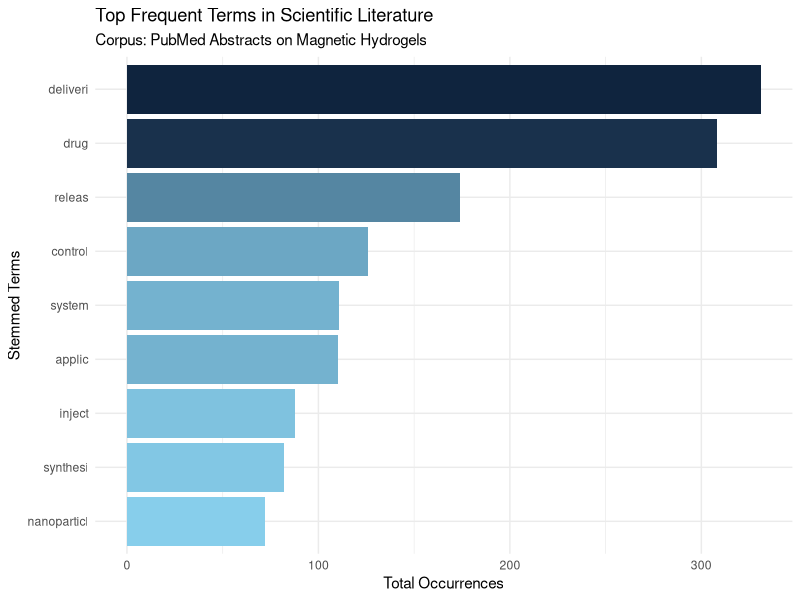
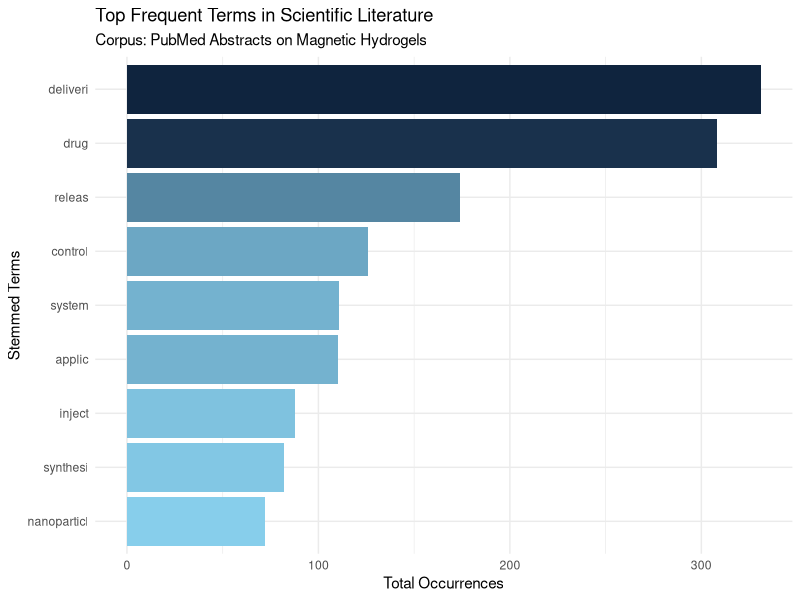
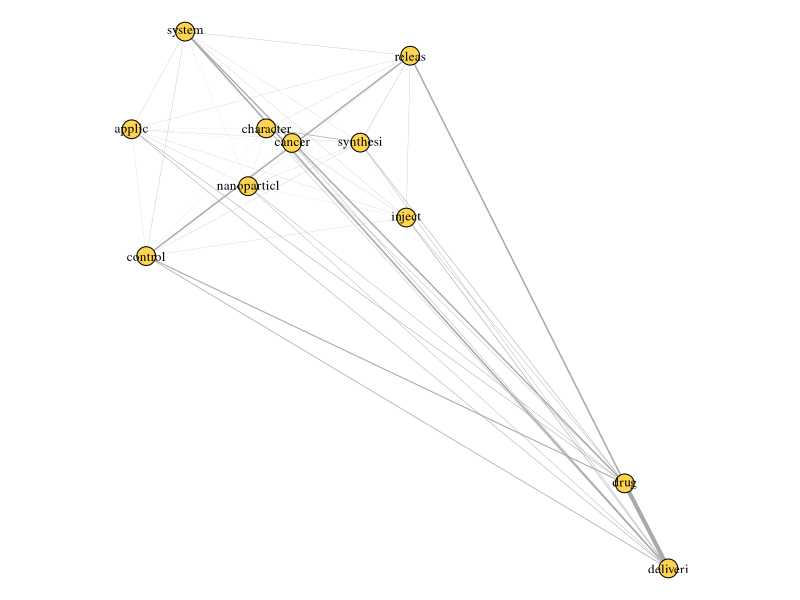
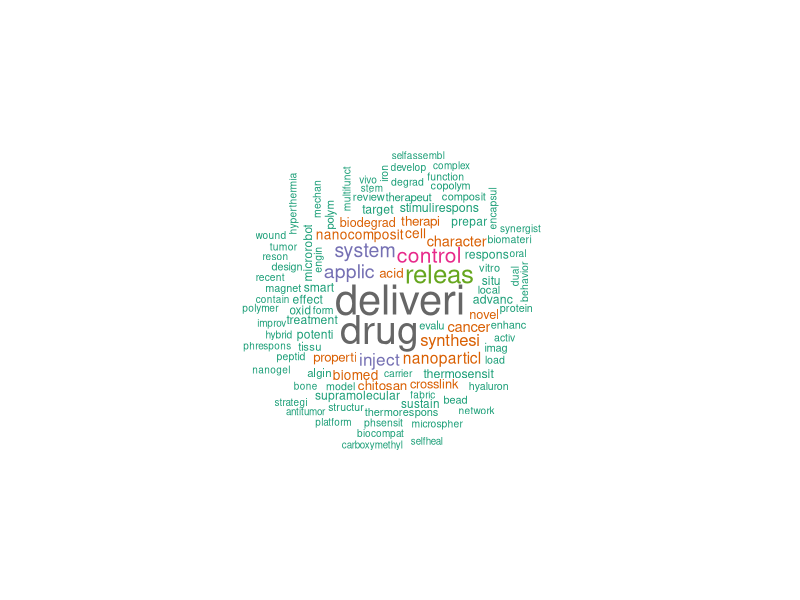

Source code (R) for these figures, in order:
# ===========================================================================
# MACHINE LEARNING & BIG DATA IN PRECISION MEDICINE
# Script: Automated Text Mining and NLP on Scientific Literature (PubMed)
# Method: Corpus Tokenization, Term-Document Matrix, and Network Analysis
# Author: Dr. Foca Marco Carchedi
# Date: 2026-03-04
# ===========================================================================

# Load required libraries for NLP, Text Mining, and Visualization
library(tm)           # Core Text Mining framework
library(wordcloud)    # Wordcloud generation
library(RColorBrewer) # Color palettes
library(igraph)       # Network analysis and co-occurrence graphs
library(tidyverse)    # Data manipulation and ggplot2

# ---------------------------------------------------------------------------
# 1. DATA INGESTION
# ---------------------------------------------------------------------------
# [cite_start]Load dataset containing PubMed search results (Topic: Magnetic Hydrogels) [cite: 133]
data_pubmed <- read.csv("csv-Magnetichy-set.csv", 
                        stringsAsFactors = FALSE,
                        fileEncoding = "UTF-8")

# ---------------------------------------------------------------------------
# 2. CORPUS CREATION
# ---------------------------------------------------------------------------
# Transform the 'Title' column into a volatile Corpus for NLP processing
my_corpus <- VCorpus(VectorSource(data_pubmed$Title))

# ---------------------------------------------------------------------------
# 3. NLP PRE-PROCESSING PIPELINE (Cleaning & Normalization)
# ---------------------------------------------------------------------------
# Convert all text to lowercase
my_corpus <- tm_map(my_corpus, content_transformer(tolower))

# Remove punctuation and numbers (noise reduction)
my_corpus <- tm_map(my_corpus, removePunctuation)
my_corpus <- tm_map(my_corpus, removeNumbers)

# Define and remove stopwords (standard English + domain/search specific terms)
custom_stop <- c(stopwords("english"), 
                 "magnetic", "hydrogel", "hydrogels", 
                 "based", "using", "study", "new", "prepared")
my_corpus <- tm_map(my_corpus, removeWords, custom_stop)

# Stemming: reduce words to their root form (e.g., "properties" -> "properti")
my_corpus <- tm_map(my_corpus, stemDocument)

# Final cleanup: strip whitespace generated during transformations
my_corpus <- tm_map(my_corpus, stripWhitespace)

# ---------------------------------------------------------------------------
# 4. DOCUMENT-TERM MATRIX (DTM) GENERATION
# ---------------------------------------------------------------------------
# Create the DTM, filtering out words shorter than 4 characters
dtm <- DocumentTermMatrix(my_corpus, 
                          control = list(wordLengths = c(4, Inf)))

# ---------------------------------------------------------------------------
# 5. SPARSITY REDUCTION
# ---------------------------------------------------------------------------
# Remove rare terms to focus the analysis on the most statistically significant concepts
dtm <- removeSparseTerms(dtm, 0.99)

# ---------------------------------------------------------------------------
# 6. FREQUENCY CALCULATION
# ---------------------------------------------------------------------------
# Convert to matrix to calculate total occurrences for each term across the corpus
m <- as.matrix(dtm)
v <- sort(colSums(m), decreasing = TRUE)
d <- tibble(word = names(v), freq = v)

# ---------------------------------------------------------------------------
# 7A. FREQUENCY ANALYSIS (BARPLOT)
# ---------------------------------------------------------------------------
# Visualize top terms exceeding a specific frequency threshold
freq_plot <- d %>% 
  filter(freq > 70) %>% 
  ggplot(aes(x = reorder(word, freq), y = freq)) + 
  geom_bar(stat = 'identity', aes(fill = freq)) + 
  scale_fill_gradient(low = "skyblue", high = "#0F243E") +
  coord_flip() + # Flip coordinates for label readability
  labs(
    title = "Top Frequent Terms in Scientific Literature", 
    subtitle = "Corpus: PubMed Abstracts on Magnetic Hydrogels",
    x = "Stemmed Terms", 
    y = "Total Occurrences"
  ) +
  theme_minimal() +
  theme(legend.position = "none")

print(freq_plot)
ggsave('01_word_frequencies_barplot.png', plot = freq_plot, width = 8, height = 6, dpi = 300) 

# ---------------------------------------------------------------------------
# 7B. TERM ASSOCIATION ANALYSIS
# ---------------------------------------------------------------------------
# Identify strong statistical correlations (min 0.2) for the top 5 most frequent terms
top_terms <- d$word[1:5] 
assoc_list <- lapply(top_terms, function(t) findAssocs(dtm, t, 0.2))
names(assoc_list) <- top_terms
print("--- Term Associations (Correlation > 0.2) ---")
print(assoc_list)

# ---------------------------------------------------------------------------
# 7C. CO-OCCURRENCE NETWORK ANALYSIS
# ---------------------------------------------------------------------------
# Create an adjacency matrix based on term co-presence in documents
dtm_reduced <- dtm[, findFreqTerms(dtm, lowfreq = 60)]
termMatrix <- t(as.matrix(dtm_reduced)) %*% (as.matrix(dtm_reduced))

# Build the undirected graph (removing self-loops and simplifying)
g <- graph_from_adjacency_matrix(termMatrix, weighted = TRUE, mode = "undirected") %>% 
  igraph::simplify()

# Aesthetic parameters for the network graph
V(g)$label  <- V(g)$name
V(g)$degree <- degree(g)

jpeg("02_co_occurrence_network.jpeg", width = 8, height = 6, units = 'in', res = 300)
par(mar = c(0, 0, 0, 0))
plot(g, 
     layout = layout.kamada.kawai,
     vertex.size = V(g)$degree * 0.7, 
     vertex.label.cex = 0.8,
     vertex.label.color = "black",
     vertex.color = "#FFD54F",
     edge.width = E(g)$weight / max(E(g)$weight) * 4)
dev.off()

# ---------------------------------------------------------------------------
# 7D. [cite_start]WORDCLOUD GENERATION [cite: 134]
# ---------------------------------------------------------------------------
set.seed(123) 
png("03_wordcloud_pubmed.png", width = 1200, height = 800, res = 250)
wordcloud(words = d$word,
          freq = d$freq, 
          min.freq = 5,
          max.words = 100,
          random.order = FALSE, 
          colors = brewer.pal(8, "Dark2"), 
          scale = c(2.5, 0.5)) 
dev.off()

cat("\nNLP pipeline completed successfully. Plots saved to the Working Directory.\n")
